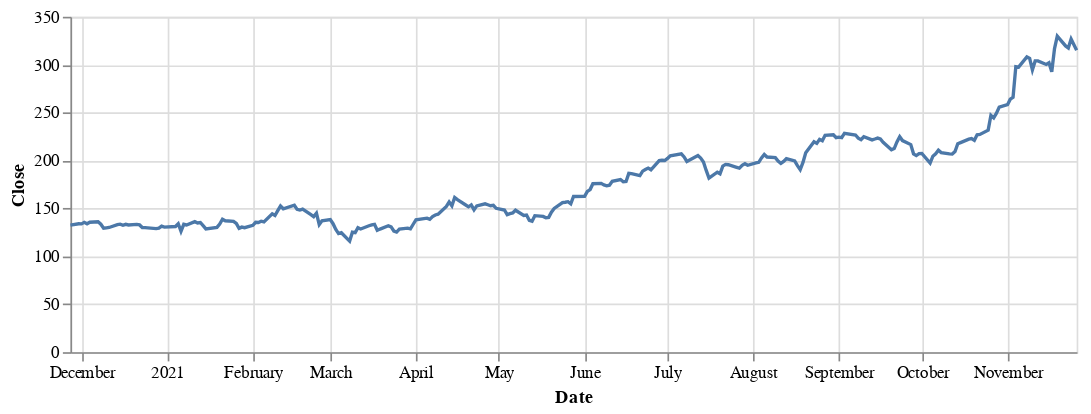

The notebook cell this image was saved under:
### Markdown cell above
When I looked at the closing prices for all five companies all the closing values looked to be declining.

### Code cell
nvdaPrice

### Figure 1 — Vega-Lite specification as saved in the notebook (floating-point values rounded to 4 significant figures; data arrays with more than 128 entries replaced by an {"elided": "..."} marker saying what was removed)
{"config": {"view": {"continuousWidth": 400, "continuousHeight": 300}}, "data": {"name": "data-701ad1f6855b2984882bfea2616f3531"}, "mark": "line", "encoding": {"tooltip": [{"type": "temporal", "field": "Date"}, {"type": "quantitative", "field": "Open"}, {"type": "quantitative", "field": "Close"}, {"type": "quantitative", "field": "High"}, {"type": "quantitative", "field": "Low"}, {"type": "quantitative", "field": "Volume"}], "x": {"type": "temporal", "field": "Date"}, "y": {"type": "quantitative", "field": "Close"}}, "height": 200, "width": 600, "$schema": "https://vega.github.io/schema/vega-lite/v4.8.1.json", "datasets": {"data-701ad1f6855b2984882bfea2616f3531": {"elided": "252 records"}}}
